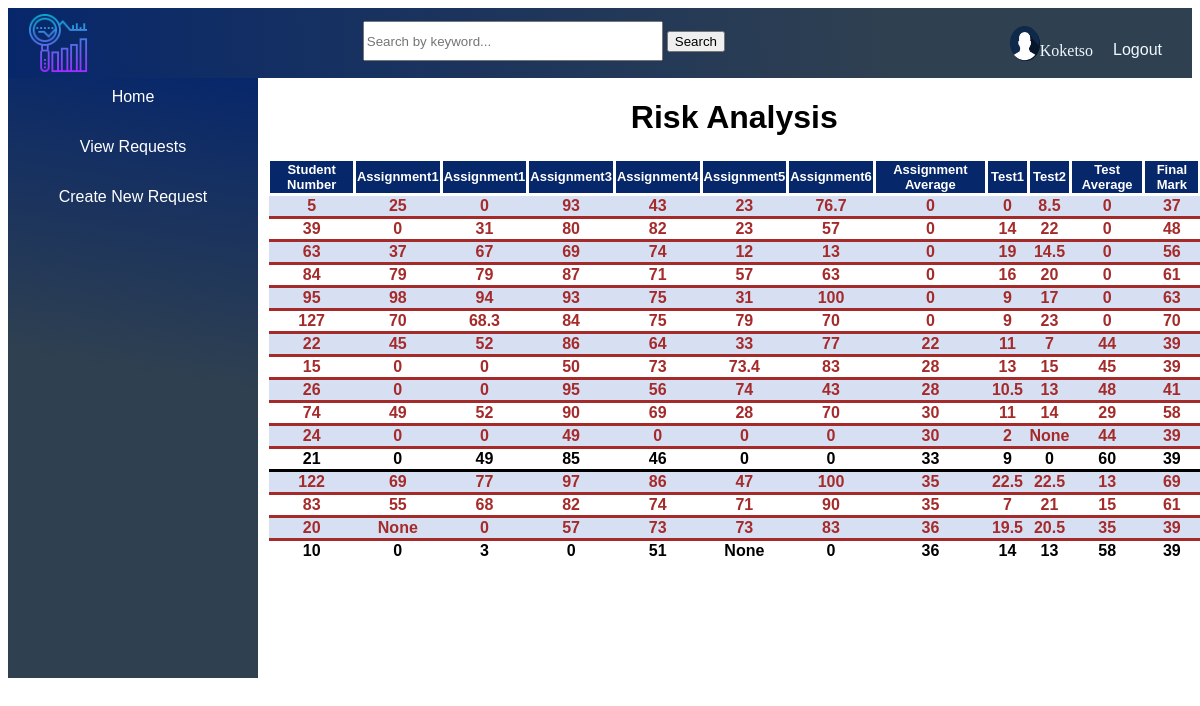
The app's page /people/results (signed in) with its own data.
### studentResults/models.py (models this page shows)
class Student(models.Model):
    studentNumber = models.CharField(max_length=3, primary_key=True, default='no value')
    assignmentOne = models.CharField(max_length=3, null=True, blank=True)
    assignmentTwo = models.CharField(max_length=3, null=True , blank=True)
    assignmentThree = models.CharField(max_length=3, null=True , blank=True)
    assignmentFour = models.CharField(max_length=3, null=True, blank=True)
    assignmentFive = models.CharField(max_length=3, null=True, blank=True)
    assignmentSix = models.CharField(max_length=3, null=True, blank=True)
    testOne = models.CharField(max_length=3, null=True, blank=True)
    testTwo = models.CharField(max_length=3, null=True, blank=True)
    finalMark = models.CharField(max_length=3, null=True, blank=True)
    assignmentAverage = models.IntegerField(max_length=3, null=True, blank=True)
    testAverage = models.IntegerField(max_length=3, null=True, blank=True)

### studentResults/views.py (the view)
# urls.py: path('results', views.StudentResults.as_view(), name="results"),
class StudentResults(ListView):
    model = Student
    context_object_name ="students"
    template_name ='studentResults/results.html'
    def get_queryset(self):
        order_list = ['assignmentAverage','testAverage']
        return Student.objects.all().order_by(*order_list)

### studentResults/templates/studentResults/results.html (shortened to what this page needs)
{% extends 'base.html' %}
{% load static %}
{% block content %}
<div class="risk_block"
style="margin-left:1%;
    display: flex;
    margin-right: 50%;
    width: 100%;
    text-align: center;
">
    <div >
        <div class="risk">
            <h1 style=" font-family: 'Franklin Gothic Medium', 'Arial Narrow', Arial, sans-serif;">Risk Analysis</h1>
        </div>
        <div>
            <table
                style="overflow-y:scroll;
                height:400px;
                display:block;
                border-collapse: collapse;
                width: 100%;
                text-align: center;">
                <tr style="position: sticky;
                    position: -webkit-sticky;
                    top: 0px;
                    z-index: 2;
                    background-color: rgba(7,39,107,1);
                    color: white;
                    font-family: sans-serif;
                    font-size: small;
                    border-style: solid;">
                    <th style="border-style: solid;">Student Number</th>
                    <th style="border-style: solid;">Assignment1</th>
                    <th style="border-style: solid;">Assignment1</th>
                    <th style="border-style: solid;">Assignment3</th>
                    <th style="border-style: solid;">Assignment4</th>
                    <th style="border-style: solid;">Assignment5</th>
                    <th style="border-style: solid;">Assignment6</th>
                    <th style="border-style: solid;">Assignment Average</th>
                    <th style="border-style: solid;">Test1</th>
                    <th style="border-style: solid;">Test2</th>
                    <th style="border-style: solid;">Test Average</th>
                    <th style="border-style: solid;">Final Mark</th>
                </tr>
                {% for student in students%}
                {% if student.testAverage <= 50 %}
                <tr class="below">
                    <th style="border-bottom: solid;">{{student.studentNumber}}</th>
                    <th style="border-bottom: solid;">{{student.assignmentOne}}</th>
                    <th style="border-bottom: solid;">{{student.assignmentTwo}}</th>
                    <th style="border-bottom: solid;">{{student.assignmentThree}}</th>
                    <th style="border-bottom: solid;">{{student.assignmentFour}}</th>
                    <th style="border-bottom: solid;">{{student.assignmentFive}}</th>
                    <th style="border-bottom: solid;">{{student.assignmentSix}}</th>
                    <th style="border-bottom: solid;">{{student.assignmentAverage}}</th>
                    <th style="border-bottom: solid;">{{student.testOne}}</th>
                    <th style="border-bottom: solid;">{{student.testTwo}}</th>
                    <th style="border-bottom: solid;">{{student.testAverage}}</th>
                    <th style="border-bottom: solid;">{{student.finalMark}}</th>
                </tr>
                {% else %}
                <tr class ="above">
                    <th style="border-bottom: solid;">{{student.studentNumber}}</th>
                    <th style="border-bottom: solid;">{{student.assignmentOne}}</th>
                    <th style="border-bottom: solid;">{{student.assignmentTwo}}</th>
                    <th style="border-bottom: solid;">{{student.assignmentThree}}</th>
                    <th style="border-bottom: solid;">{{student.assignmentFour}}</th>
                    <th style="border-bottom: solid;">{{student.assignmentFive}}</th>
                    <th style="border-bottom: solid;">{{student.assignmentSix}}</th>
                    <th style="border-bottom: solid;">{{student.assignmentAverage}}</th>
                    <th style="border-bottom: solid;">{{student.testOne}}</th>
                    <th style="border-bottom: solid;">{{student.testTwo}}</th>
                    <th style="border-bottom: solid;">{{student.testAverage}}</th>
                    <th style="border-bottom: solid;">{{student.finalMark}}</th>
                </tr>
                {% endif %}
                {% endfor %}
            </table>
        </div>
    </div>
</div>
{% endblock %}

### static/templates/base.html (shortened to what this page needs)
{% load static %}
<html>
    <head>
        <link rel="stylesheet" type="text/css" href ="{% static 'styles/style.css' %}"/>
    </head>
    <body>
        <nav style="background-image: linear-gradient(266deg, rgba(47,64,80,1) 0%, rgba(47,64,80,1) 25%, rgba(7,39,107,1) 100%);">
            <div class="logo">
                <img src="{% static "styles/icon2.png" %}" width="60" >
            </div>
            {% if user.is_authenticated %}
            <form action="{% url 'search' %}" style="margin-top: 12px;">
                <input type="text" placeholder="Search by keyword..." name="search" style="height: 40px ;
                width: 300px">
                <button type="submit">Search</i></button>
            </form>
            <div class="profile_Login">
                <div class="profile_div">
                    <img src="{% static "styles/profile.png" %}"  class="profile" width="30">
                    <p>{{user}}</p>
                </div>
                <li class="logout">
                    <a href = "{% url 'logout' %}">Logout</a>
                </li>
                {% else %}
                <li class="login">
                    <a href = "{% url 'login' %}">Login</a>
                </li>
                {% endif %}
            </div>
        </nav>
        {% if user.is_authenticated %}
        <div class="wrapper">
            <div class="sidebar" style="background-image: linear-gradient(9deg, rgba(47,64,80,1) 0%, rgba(47,64,80,1) 51%, rgba(7,39,107,1) 100%);">
                <aside>
                    {% if user.is_superuser %}
                    <div>
                        <a href="{% url 'home' %}">Home</a>
                    </div>
                    <div>
                        <a href="{% url 'incidents.list' %}">View Requests</a>
                    </div>
                    <div>
                        <a href=" {% url 'results' %}">Risk Analysis</a>
                    </div>
                    <div>
                        <a href=" {% url 'upload' %} ">Upload Student Results</a>
                    </div>
                    <div>
                        <a href="{% url 'summary.list' %}">Summary Email</a>
                    </div>
                    <div>
                        <a href="{%url 'Tutor_List' %}">Tutor Marking list</a>
                    </div>
                    <div>
                        <a href="{%url 'uploads' %}">Tutor Marking Upload</a>
                    </div>
                    {% else %}
                    <div>
                        <a href="{% url 'home' %}">Home</a>
                    </div>
                    <div>
                        <a href="{% url 'incidents.list' %}">View Requests</a>
                    </div>
                    <div>
                        <a href="{% url 'incidents.new' %}">Create New Request</a>
                    </div>
                    {% endif %}
                </aside>
            </div>
            {% endif %}
            <div class="content">
                <main >
                    <div>
                        {% block content%}
                        {% endblock %}
                    </div>
                </main>
            </div>
        </div>
    </body>
</html>

### static/styles/style.css (style rules this page uses)
.wrapper { display: inline-flex; }
.sidebar { width: 250px; height: 600px; }
.sidebar div { width: 230px; height: 30px; padding: 10px; text-align: center; }
.sidebar div a { color: white; text-decoration: none; font-family: 'Franklin Gothic Medium', 'Arial Narrow', Arial, sans-serif; }
nav { display: flex; align-items: center; justify-content: space-between; padding: 20px; color: aliceblue; background-color: #293846; height: 30px; }
nav a { text-decoration: none; color: aliceblue; font-family: 'Franklin Gothic Medium', 'Arial Narrow', Arial, sans-serif; }
nav li { list-style: none; }

### static/templates/base.html (style rules this page uses)
.profile_Login { display: flex; justify-content: space-between; }
.profile_div { display: flex; justify-content: space-around; height: 35px; padding: 10px; }
.logout { margin-top: 15px; padding: 10px }

### studentResults/templates/studentResults/results.html (style rules this page uses)
tr:nth-child(even) { background-color: rgb(215, 224, 243); }
tr { font-family: sans-serif; }
.below th { color: brown; }

### records on screen
Student: studentNumber "5", assignmentOne "25", assignmentTwo "0", assignmentThree "93", assignmentFour "43", assignmentFive "23", assignmentSix "76.7", assignmentAverage "0", testOne "0", testTwo "8.5", testAverage "0", finalMark "37"
Student: studentNumber "39", assignmentOne "0", assignmentTwo "31", assignmentThree "80", assignmentFour "82", assignmentFive "23", assignmentSix "57", assignmentAverage "0", testOne "14", testTwo "22", testAverage "0", finalMark "48"
Student: studentNumber "63", assignmentOne "37", assignmentTwo "67", assignmentThree "69", assignmentFour "74", assignmentFive "12", assignmentSix "13", assignmentAverage "0", testOne "19", testTwo "14.5", testAverage "0", finalMark "56"
Student: studentNumber "84", assignmentOne "79", assignmentTwo "79", assignmentThree "87", assignmentFour "71", assignmentFive "57", assignmentSix "63", assignmentAverage "0", testOne "16", testTwo "20", testAverage "0", finalMark "61"
Student: studentNumber "95", assignmentOne "98", assignmentTwo "94", assignmentThree "93", assignmentFour "75", assignmentFive "31", assignmentSix "100", assignmentAverage "0", testOne "9", testTwo "17", testAverage "0", finalMark "63"
Student: studentNumber "127", assignmentOne "70", assignmentTwo "68.3", assignmentThree "84", assignmentFour "75", assignmentFive "79", assignmentSix "70", assignmentAverage "0", testOne "9", testTwo "23", testAverage "0", finalMark "70"
Student: studentNumber "22", assignmentOne "45", assignmentTwo "52", assignmentThree "86", assignmentFour "64", assignmentFive "33", assignmentSix "77", assignmentAverage "22", testOne "11", testTwo "7", testAverage "44", finalMark "39"
Student: studentNumber "15", assignmentOne "0", assignmentTwo "0", assignmentThree "50", assignmentFour "73", assignmentFive "73.4", assignmentSix "83", assignmentAverage "28", testOne "13", testTwo "15", testAverage "45", finalMark "39"
Student: studentNumber "26", assignmentOne "0", assignmentTwo "0", assignmentThree "95", assignmentFour "56", assignmentFive "74", assignmentSix "43", assignmentAverage "28", testOne "10.5", testTwo "13", testAverage "48", finalMark "41"
Student: studentNumber "74", assignmentOne "49", assignmentTwo "52", assignmentThree "90", assignmentFour "69", assignmentFive "28", assignmentSix "70", assignmentAverage "30", testOne "11", testTwo "14", testAverage "29", finalMark "58"
Student: studentNumber "24", assignmentOne "0", assignmentTwo "0", assignmentThree "49", assignmentFour "0", assignmentFive "0", assignmentSix "0", assignmentAverage "30", testOne "2", testTwo "None", testAverage "44", finalMark "39"
Student: studentNumber "21", assignmentOne "0", assignmentTwo "49", assignmentThree "85", assignmentFour "46", assignmentFive "0", assignmentSix "0", assignmentAverage "33", testOne "9", testTwo "0", testAverage "60", finalMark "39"
Student: studentNumber "122", assignmentOne "69", assignmentTwo "77", assignmentThree "97", assignmentFour "86", assignmentFive "47", assignmentSix "100", assignmentAverage "35", testOne "22.5", testTwo "22.5", testAverage "13", finalMark "69"
Student: studentNumber "83", assignmentOne "55", assignmentTwo "68", assignmentThree "82", assignmentFour "74", assignmentFive "71", assignmentSix "90", assignmentAverage "35", testOne "7", testTwo "21", testAverage "15", finalMark "61"
Student: studentNumber "20", assignmentOne "None", assignmentTwo "0", assignmentThree "57", assignmentFour "73", assignmentFive "73", assignmentSix "83", assignmentAverage "36", testOne "19.5", testTwo "20.5", testAverage "35", finalMark "39"
Student: studentNumber "10", assignmentOne "0", assignmentTwo "3", assignmentThree "0", assignmentFour "51", assignmentFive "None", assignmentSix "0", assignmentAverage "36", testOne "14", testTwo "13", testAverage "58", finalMark "39"

### other values on screen
{{ user }} "Koketso"
